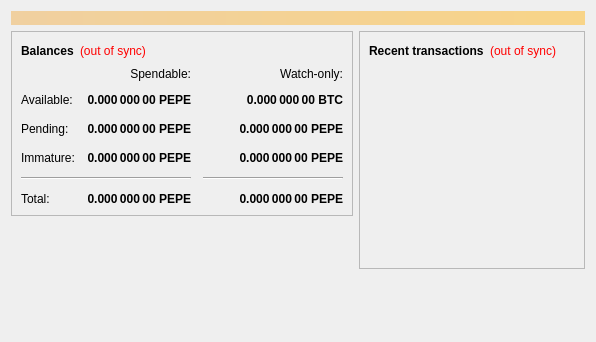
<?xml version="1.0" encoding="UTF-8"?>
<ui version="4.0">
 <class>OverviewPage</class>
 <widget class="QWidget" name="OverviewPage">
  <property name="geometry">
   <rect>
    <x>0</x>
    <y>0</y>
    <width>596</width>
    <height>342</height>
   </rect>
  </property>
  <property name="windowTitle">
   <string>Form</string>
  </property>
  <layout class="QVBoxLayout" name="topLayout">
   <item>
    <widget class="QLabel" name="labelAlerts">
     <property name="visible">
      <bool>false</bool>
     </property>
     <property name="styleSheet">
      <string notr="true">background-color: qlineargradient(x1: 0, y1: 0, x2: 1, y2: 0, stop:0 #F0D0A0, stop:1 #F8D488); color:#000000;</string>
     </property>
     <property name="wordWrap">
      <bool>true</bool>
     </property>
     <property name="margin">
      <number>3</number>
     </property>
    </widget>
   </item>
   <item>
    <layout class="QHBoxLayout" name="horizontalLayout" stretch="1,1">
     <item>
      <layout class="QVBoxLayout" name="verticalLayout_2">
       <item>
        <widget class="QFrame" name="frame">
         <property name="frameShape">
          <enum>QFrame::StyledPanel</enum>
         </property>
         <property name="frameShadow">
          <enum>QFrame::Raised</enum>
         </property>
         <layout class="QVBoxLayout" name="verticalLayout_4">
          <item>
           <layout class="QHBoxLayout" name="horizontalLayout_4">
            <item>
             <widget class="QLabel" name="label_5">
              <property name="font">
               <font>
                <weight>75</weight>
                <bold>true</bold>
               </font>
              </property>
              <property name="text">
               <string>Balances</string>
              </property>
             </widget>
            </item>
            <item>
             <widget class="QLabel" name="labelWalletStatus">
              <property name="cursor">
               <cursorShape>WhatsThisCursor</cursorShape>
              </property>
              <property name="toolTip">
               <string>The displayed information may be out of date. Your wallet automatically synchronizes with the Dankcoin network after a connection is established, but this process has not completed yet.</string>
              </property>
              <property name="styleSheet">
               <string notr="true">QLabel { color: red; }</string>
              </property>
              <property name="text">
               <string notr="true">(out of sync)</string>
              </property>
              <property name="alignment">
               <set>Qt::AlignLeading|Qt::AlignLeft|Qt::AlignVCenter</set>
              </property>
             </widget>
            </item>
            <item>
             <spacer name="horizontalSpacer_3">
              <property name="orientation">
               <enum>Qt::Horizontal</enum>
              </property>
              <property name="sizeHint" stdset="0">
               <size>
                <width>40</width>
                <height>20</height>
               </size>
              </property>
             </spacer>
            </item>
           </layout>
          </item>
          <item>
           <layout class="QGridLayout" name="gridLayout">
            <property name="spacing">
             <number>12</number>
            </property>
            <item row="2" column="2">
             <widget class="QLabel" name="labelWatchPending">
              <property name="font">
               <font>
                <weight>75</weight>
                <bold>true</bold>
               </font>
              </property>
              <property name="cursor">
               <cursorShape>IBeamCursor</cursorShape>
              </property>
              <property name="toolTip">
               <string>Unconfirmed transactions to watch-only addresses</string>
              </property>
              <property name="text">
               <string notr="true">0.000 000 00 PEPE</string>
              </property>
              <property name="alignment">
               <set>Qt::AlignRight|Qt::AlignTrailing|Qt::AlignVCenter</set>
              </property>
              <property name="textInteractionFlags">
               <set>Qt::LinksAccessibleByMouse|Qt::TextSelectableByKeyboard|Qt::TextSelectableByMouse</set>
              </property>
             </widget>
            </item>
            <item row="2" column="1">
             <widget class="QLabel" name="labelUnconfirmed">
              <property name="font">
               <font>
                <weight>75</weight>
                <bold>true</bold>
               </font>
              </property>
              <property name="cursor">
               <cursorShape>IBeamCursor</cursorShape>
              </property>
              <property name="toolTip">
               <string>Total of transactions that have yet to be confirmed, and do not yet count toward the spendable balance</string>
              </property>
              <property name="text">
               <string notr="true">0.000 000 00 PEPE</string>
              </property>
              <property name="alignment">
               <set>Qt::AlignRight|Qt::AlignTrailing|Qt::AlignVCenter</set>
              </property>
              <property name="textInteractionFlags">
               <set>Qt::LinksAccessibleByMouse|Qt::TextSelectableByKeyboard|Qt::TextSelectableByMouse</set>
              </property>
             </widget>
            </item>
            <item row="3" column="2">
             <widget class="QLabel" name="labelWatchImmature">
              <property name="font">
               <font>
                <weight>75</weight>
                <bold>true</bold>
               </font>
              </property>
              <property name="cursor">
               <cursorShape>IBeamCursor</cursorShape>
              </property>
              <property name="toolTip">
               <string>Mined balance in watch-only addresses that has not yet matured</string>
              </property>
              <property name="text">
               <string notr="true">0.000 000 00 PEPE</string>
              </property>
              <property name="alignment">
               <set>Qt::AlignRight|Qt::AlignTrailing|Qt::AlignVCenter</set>
              </property>
              <property name="textInteractionFlags">
               <set>Qt::LinksAccessibleByMouse|Qt::TextSelectableByKeyboard|Qt::TextSelectableByMouse</set>
              </property>
             </widget>
            </item>
            <item row="4" column="0" colspan="2">
             <widget class="Line" name="line">
              <property name="orientation">
               <enum>Qt::Horizontal</enum>
              </property>
             </widget>
            </item>
            <item row="4" column="2">
             <widget class="Line" name="lineWatchBalance">
              <property name="sizePolicy">
               <sizepolicy hsizetype="Preferred" vsizetype="Fixed">
                <horstretch>0</horstretch>
                <verstretch>0</verstretch>
               </sizepolicy>
              </property>
              <property name="minimumSize">
               <size>
                <width>140</width>
                <height>0</height>
               </size>
              </property>
              <property name="orientation">
               <enum>Qt::Horizontal</enum>
              </property>
             </widget>
            </item>
            <item row="5" column="0">
             <widget class="QLabel" name="labelTotalText">
              <property name="text">
               <string>Total:</string>
              </property>
             </widget>
            </item>
            <item row="3" column="1">
             <widget class="QLabel" name="labelImmature">
              <property name="font">
               <font>
                <weight>75</weight>
                <bold>true</bold>
               </font>
              </property>
              <property name="cursor">
               <cursorShape>IBeamCursor</cursorShape>
              </property>
              <property name="toolTip">
               <string>Mined balance that has not yet matured</string>
              </property>
              <property name="text">
               <string notr="true">0.000 000 00 PEPE</string>
              </property>
              <property name="alignment">
               <set>Qt::AlignRight|Qt::AlignTrailing|Qt::AlignVCenter</set>
              </property>
              <property name="textInteractionFlags">
               <set>Qt::LinksAccessibleByMouse|Qt::TextSelectableByKeyboard|Qt::TextSelectableByMouse</set>
              </property>
             </widget>
            </item>
            <item row="2" column="3">
             <spacer name="horizontalSpacer_2">
              <property name="orientation">
               <enum>Qt::Horizontal</enum>
              </property>
              <property name="sizeHint" stdset="0">
               <size>
                <width>40</width>
                <height>20</height>
               </size>
              </property>
             </spacer>
            </item>
            <item row="3" column="0">
             <widget class="QLabel" name="labelImmatureText">
              <property name="text">
               <string>Immature:</string>
              </property>
             </widget>
            </item>
            <item row="5" column="1">
             <widget class="QLabel" name="labelTotal">
              <property name="font">
               <font>
                <weight>75</weight>
                <bold>true</bold>
               </font>
              </property>
              <property name="cursor">
               <cursorShape>IBeamCursor</cursorShape>
              </property>
              <property name="toolTip">
               <string>Your current total balance</string>
              </property>
              <property name="text">
               <string notr="true">0.000 000 00 PEPE</string>
              </property>
              <property name="alignment">
               <set>Qt::AlignRight|Qt::AlignTrailing|Qt::AlignVCenter</set>
              </property>
              <property name="textInteractionFlags">
               <set>Qt::LinksAccessibleByMouse|Qt::TextSelectableByKeyboard|Qt::TextSelectableByMouse</set>
              </property>
             </widget>
            </item>
            <item row="5" column="2">
             <widget class="QLabel" name="labelWatchTotal">
              <property name="font">
               <font>
                <weight>75</weight>
                <bold>true</bold>
               </font>
              </property>
              <property name="cursor">
               <cursorShape>IBeamCursor</cursorShape>
              </property>
              <property name="toolTip">
               <string>Current total balance in watch-only addresses</string>
              </property>
              <property name="text">
               <string notr="true">0.000 000 00 PEPE</string>
              </property>
              <property name="alignment">
               <set>Qt::AlignRight|Qt::AlignTrailing|Qt::AlignVCenter</set>
              </property>
              <property name="textInteractionFlags">
               <set>Qt::LinksAccessibleByMouse|Qt::TextSelectableByKeyboard|Qt::TextSelectableByMouse</set>
              </property>
             </widget>
            </item>
            <item row="0" column="2">
             <widget class="QLabel" name="labelWatchonly">
              <property name="text">
               <string>Watch-only:</string>
              </property>
              <property name="alignment">
               <set>Qt::AlignRight|Qt::AlignTrailing|Qt::AlignVCenter</set>
              </property>
             </widget>
            </item>
            <item row="1" column="0">
             <widget class="QLabel" name="labelBalanceText">
              <property name="text">
               <string>Available:</string>
              </property>
             </widget>
            </item>
            <item row="1" column="1">
             <widget class="QLabel" name="labelBalance">
              <property name="font">
               <font>
                <weight>75</weight>
                <bold>true</bold>
               </font>
              </property>
              <property name="cursor">
               <cursorShape>IBeamCursor</cursorShape>
              </property>
              <property name="toolTip">
               <string>Your current spendable balance</string>
              </property>
              <property name="text">
               <string notr="true">0.000 000 00 PEPE</string>
              </property>
              <property name="alignment">
               <set>Qt::AlignRight|Qt::AlignTrailing|Qt::AlignVCenter</set>
              </property>
              <property name="textInteractionFlags">
               <set>Qt::LinksAccessibleByMouse|Qt::TextSelectableByKeyboard|Qt::TextSelectableByMouse</set>
              </property>
             </widget>
            </item>
            <item row="1" column="2">
             <widget class="QLabel" name="labelWatchAvailable">
              <property name="font">
               <font>
                <weight>75</weight>
                <bold>true</bold>
               </font>
              </property>
              <property name="cursor">
               <cursorShape>IBeamCursor</cursorShape>
              </property>
              <property name="toolTip">
               <string>Your current balance in watch-only addresses</string>
              </property>
              <property name="text">
               <string notr="true">0.000 000 00 BTC</string>
              </property>
              <property name="alignment">
               <set>Qt::AlignRight|Qt::AlignTrailing|Qt::AlignVCenter</set>
              </property>
              <property name="textInteractionFlags">
               <set>Qt::LinksAccessibleByMouse|Qt::TextSelectableByKeyboard|Qt::TextSelectableByMouse</set>
              </property>
             </widget>
            </item>
            <item row="2" column="0">
             <widget class="QLabel" name="labelPendingText">
              <property name="text">
               <string>Pending:</string>
              </property>
             </widget>
            </item>
            <item row="0" column="1">
             <widget class="QLabel" name="labelSpendable">
              <property name="text">
               <string>Spendable:</string>
              </property>
              <property name="alignment">
               <set>Qt::AlignRight|Qt::AlignTrailing|Qt::AlignVCenter</set>
              </property>
             </widget>
            </item>
           </layout>
          </item>
         </layout>
        </widget>
       </item>
       <item>
        <spacer name="verticalSpacer">
         <property name="orientation">
          <enum>Qt::Vertical</enum>
         </property>
         <property name="sizeHint" stdset="0">
          <size>
           <width>20</width>
           <height>40</height>
          </size>
         </property>
        </spacer>
       </item>
      </layout>
     </item>
     <item>
      <layout class="QVBoxLayout" name="verticalLayout_3">
       <item>
        <widget class="QFrame" name="frame_2">
         <property name="frameShape">
          <enum>QFrame::StyledPanel</enum>
         </property>
         <property name="frameShadow">
          <enum>QFrame::Raised</enum>
         </property>
         <layout class="QVBoxLayout" name="verticalLayout">
          <item>
           <layout class="QHBoxLayout" name="horizontalLayout_2">
            <item>
             <widget class="QLabel" name="label_4">
              <property name="font">
               <font>
                <weight>75</weight>
                <bold>true</bold>
               </font>
              </property>
              <property name="text">
               <string>Recent transactions</string>
              </property>
             </widget>
            </item>
            <item>
             <widget class="QLabel" name="labelTransactionsStatus">
              <property name="cursor">
               <cursorShape>WhatsThisCursor</cursorShape>
              </property>
              <property name="toolTip">
               <string>The displayed information may be out of date. Your wallet automatically synchronizes with the Dankcoin network after a connection is established, but this process has not completed yet.</string>
              </property>
              <property name="styleSheet">
               <string notr="true">QLabel { color: red; }</string>
              </property>
              <property name="text">
               <string notr="true">(out of sync)</string>
              </property>
              <property name="alignment">
               <set>Qt::AlignRight|Qt::AlignTrailing|Qt::AlignVCenter</set>
              </property>
             </widget>
            </item>
            <item>
             <spacer name="horizontalSpacer">
              <property name="orientation">
               <enum>Qt::Horizontal</enum>
              </property>
              <property name="sizeHint" stdset="0">
               <size>
                <width>40</width>
                <height>20</height>
               </size>
              </property>
             </spacer>
            </item>
           </layout>
          </item>
          <item>
           <widget class="QListView" name="listTransactions">
            <property name="styleSheet">
             <string notr="true">QListView { background: transparent; }</string>
            </property>
            <property name="frameShape">
             <enum>QFrame::NoFrame</enum>
            </property>
            <property name="verticalScrollBarPolicy">
             <enum>Qt::ScrollBarAlwaysOff</enum>
            </property>
            <property name="horizontalScrollBarPolicy">
             <enum>Qt::ScrollBarAlwaysOff</enum>
            </property>
            <property name="selectionMode">
             <enum>QAbstractItemView::NoSelection</enum>
            </property>
           </widget>
          </item>
         </layout>
        </widget>
       </item>
       <item>
        <spacer name="verticalSpacer_2">
         <property name="orientation">
          <enum>Qt::Vertical</enum>
         </property>
         <property name="sizeHint" stdset="0">
          <size>
           <width>20</width>
           <height>40</height>
          </size>
         </property>
        </spacer>
       </item>
      </layout>
     </item>
    </layout>
   </item>
  </layout>
 </widget>
 <resources/>
 <connections/>
</ui>
